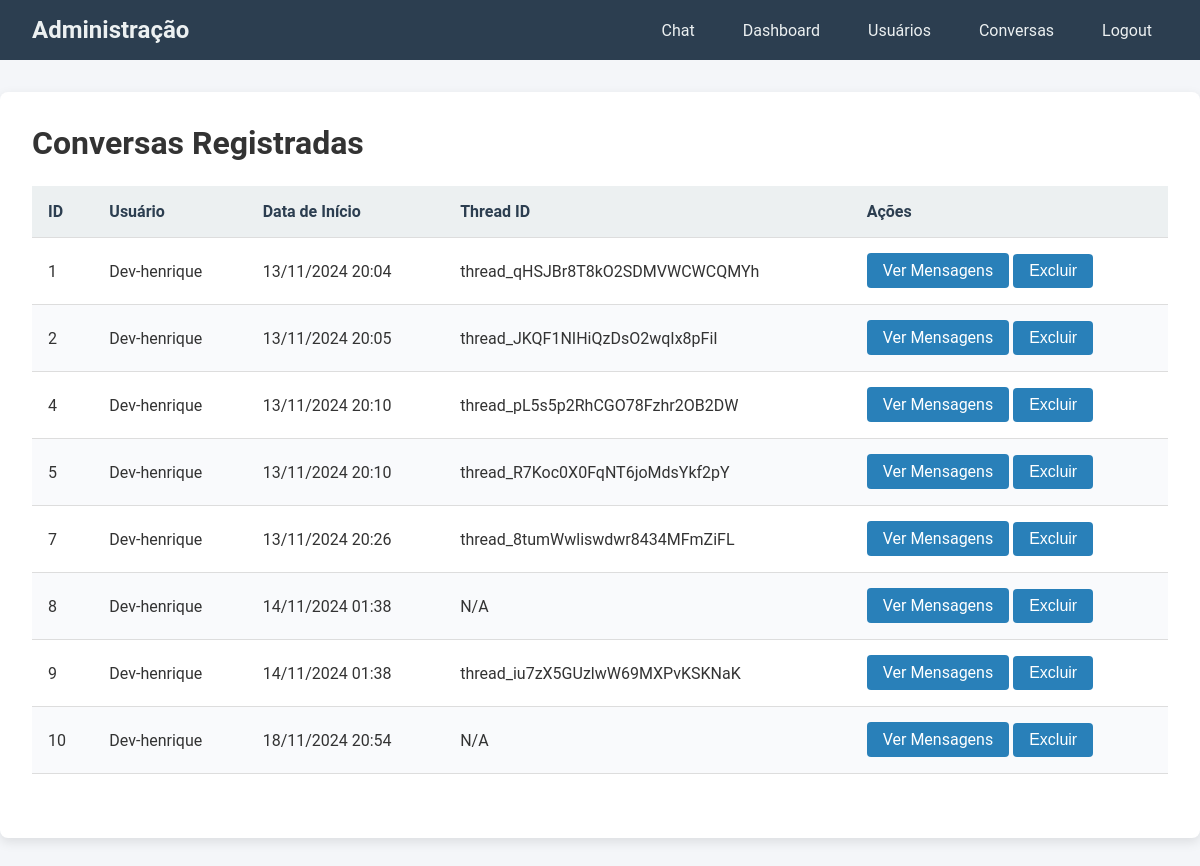
/admin/conversas (signed in), run on the app's committed database.
### api/database.py (models this page shows)
class Conversa(db.Model):
    __tablename__ = 'conversas'
    id = db.Column(db.Integer, primary_key=True)
    id_usuario = db.Column(db.Integer, db.ForeignKey('usuarios.id'), nullable=False)
    data_inicio = db.Column(db.DateTime, default=dt.utcnow)
    thread_id = db.Column(db.String(255), nullable=True)
    mensagens = db.relationship('Mensagem', backref='conversa', lazy=True)

class Usuario(db.Model):
    __tablename__ = 'usuarios'
    id = db.Column(db.Integer, primary_key=True)
    nome = db.Column(db.String(50), unique=True, nullable=False)
    senha = db.Column(db.String(255), nullable=False)
    data_ultimo_login = db.Column(db.DateTime, nullable=True)
    is_admin = db.Column(db.Boolean, default=False)
    conversas = db.relationship('Conversa', backref='usuario', lazy=True)

### api/admin_routes.py (the view)
@admin_routes_bp.route('/conversas', methods=['GET'])
def listar_conversas():
    if not session.get('is_admin'):
        return jsonify({'error': 'Acesso negado.'}), 403
    conversas = Conversa.query.join(Usuario).all()  # Inclui o relacionamento com o usuário
    return render_template('admin/conversas.html', conversas=conversas)

### templates/admin/conversas.html (shortened to what this page needs)
<!DOCTYPE html>
<html lang="pt-br">
<head>
    <link rel="stylesheet" href="{{ url_for('static', filename='admin_styles.css') }}">
</head>
<body>
    <header>
        <h1>Administração</h1>
        <nav>
            <ul>
                <li><a href="{{ url_for('index') }}">Chat</a></li>
                <li><a href="{{ url_for('admin_routes.dashboard') }}">Dashboard</a></li>
                <li><a href="{{ url_for('admin_routes.listar_usuarios') }}">Usuários</a></li>
                <li><a href="{{ url_for('admin_routes.listar_conversas') }}">Conversas</a></li>
                <li><a href="{{ url_for('logout') }}">Logout</a></li>
            </ul>
        </nav>
    </header>
    <main>
        <h2>Conversas Registradas</h2>
        <table>
            <thead>
                <tr>
                    <th>ID</th>
                    <th>Usuário</th>
                    <th>Data de Início</th>
                    <th>Thread ID</th>
                    <th>Ações</th>
                </tr>
            </thead>
            <tbody>
                {% for conversa in conversas %}
                <tr>
                    <td>{{ conversa.id }}</td>
                    <td>{{ conversa.usuario.nome }}</td>
                    <td>{{ conversa.data_inicio.strftime('%d/%m/%Y %H:%M') }}</td>
                    <td>{{ conversa.thread_id or 'N/A' }}</td>
                    <td>
                        <a href="{{ url_for('admin_routes.listar_mensagens', conversa_id=conversa.id) }}" class="button">Ver Mensagens</a>
                        <form action="{{ url_for('admin_routes.excluir_conversa', conversa_id=conversa.id) }}" method="post" style="display:inline;">
                            <button type="submit">Excluir</button>
                        </form>
                    </td>
                </tr>
                {% endfor %}
            </tbody>
        </table>
    </main>
</body>
</html>

### static/admin_styles.css (style rules this page uses)
* { margin: 0; padding: 0; box-sizing: border-box; }
body { font-family: 'Roboto', sans-serif; background-color: #f4f6f9; color: #333; }
header { background-color: #2c3e50; color: #ecf0f1; padding: 1rem 2rem; display: flex; align-items: center; justify-content: space-between; }
header h1 { font-size: 1.5rem; }
header nav ul { display: flex; list-style: none; gap: 1rem; }
header nav ul li { margin: 0; }
header nav ul li a { color: #ecf0f1; text-decoration: none; font-size: 1rem; padding: 0.5rem 1rem; border-radius: 4px; transition: background-color 0.3s; }
main { max-width: 1200px; margin: 2rem auto; padding: 2rem; background-color: #ffffff; border-radius: 8px; box-shadow: 0 4px 12px rgba(0, 0, 0, 0.1); }
main h2 { font-size: 2rem; margin-bottom: 1.5rem; }
table { width: 100%; border-collapse: collapse; margin-bottom: 2rem; background-color: #fff; }
table thead { background-color: #ecf0f1; }
table th, table td { padding: 1rem; text-align: left; border-bottom: 1px solid #ddd; }
table th { color: #2c3e50; font-weight: 600; }
table tbody tr:nth-child(even) { background-color: #f9fafc; }
button, a.button, input[type="submit"] { background-color: #2980b9; color: #fff; padding: 0.5rem 1rem; border: none; border-radius: 4px; cursor: pointer; text-decoration: none; font-size: 1rem; transition: background-color 0.3s; }
form { display: inline; }
a { color: #2980b9; }
ul, ol { margin-left: 20px; }

### data on the page
Conversa: id "1", usuario.nome "Dev-henrique", data_inicio "13/11/2024 20:04", thread "thread_qHSJBr8T8kO2SDMVWCWCQMYh"
Conversa: id "2", usuario.nome "Dev-henrique", data_inicio "13/11/2024 20:05", thread "thread_JKQF1NIHiQzDsO2wqIx8pFiI"
Conversa: id "4", usuario.nome "Dev-henrique", data_inicio "13/11/2024 20:10", thread "thread_pL5s5p2RhCGO78Fzhr2OB2DW"
Conversa: id "5", usuario.nome "Dev-henrique", data_inicio "13/11/2024 20:10", thread "thread_R7Koc0X0FqNT6joMdsYkf2pY"
Conversa: id "7", usuario.nome "Dev-henrique", data_inicio "13/11/2024 20:26", thread "thread_8tumWwliswdwr8434MFmZiFL"
Conversa: id "8", usuario.nome "Dev-henrique", data_inicio "14/11/2024 01:38", thread_id "N/A"
Conversa: id "9", usuario.nome "Dev-henrique", data_inicio "14/11/2024 01:38", thread "thread_iu7zX5GUzlwW69MXPvKSKNaK"
Conversa: id "10", usuario.nome "Dev-henrique", data_inicio "18/11/2024 20:54", thread_id "N/A"
